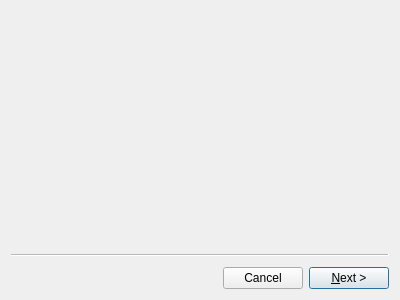
<?xml version="1.0" encoding="UTF-8"?>
<ui version="4.0">
 <class>ConfigWizard</class>
 <widget class="QWizard" name="ConfigWizard">
  <property name="geometry">
   <rect>
    <x>0</x>
    <y>0</y>
    <width>400</width>
    <height>300</height>
   </rect>
  </property>
  <property name="windowTitle">
   <string>Configuration wizard</string>
  </property>
  <property name="windowIcon">
   <iconset theme="preferences-system">
    <normaloff>.</normaloff>.</iconset>
  </property>
  <property name="options">
   <set>QWizard::CancelButtonOnLeft|QWizard::NoBackButtonOnStartPage</set>
  </property>
  <widget class="GeneralPage" name="wizardPage1"/>
  <widget class="ObjectsPage" name="wizardPage2"/>
  <widget class="ImagesPage" name="wizardPage3"/>
  <widget class="SummaryPage" name="wizardPage4"/>
 </widget>
 <customwidgets>
  <customwidget>
   <class>GeneralPage</class>
   <extends>QWizardPage</extends>
   <header>generalpage.hpp</header>
   <container>1</container>
  </customwidget>
  <customwidget>
   <class>ObjectsPage</class>
   <extends>QWizardPage</extends>
   <header>objectspage.hpp</header>
   <container>1</container>
  </customwidget>
  <customwidget>
   <class>ImagesPage</class>
   <extends>QWizardPage</extends>
   <header>imagespage.hpp</header>
   <container>1</container>
  </customwidget>
  <customwidget>
   <class>SummaryPage</class>
   <extends>QWizardPage</extends>
   <header>summarypage.hpp</header>
   <container>1</container>
  </customwidget>
 </customwidgets>
 <resources/>
 <connections/>
</ui>
